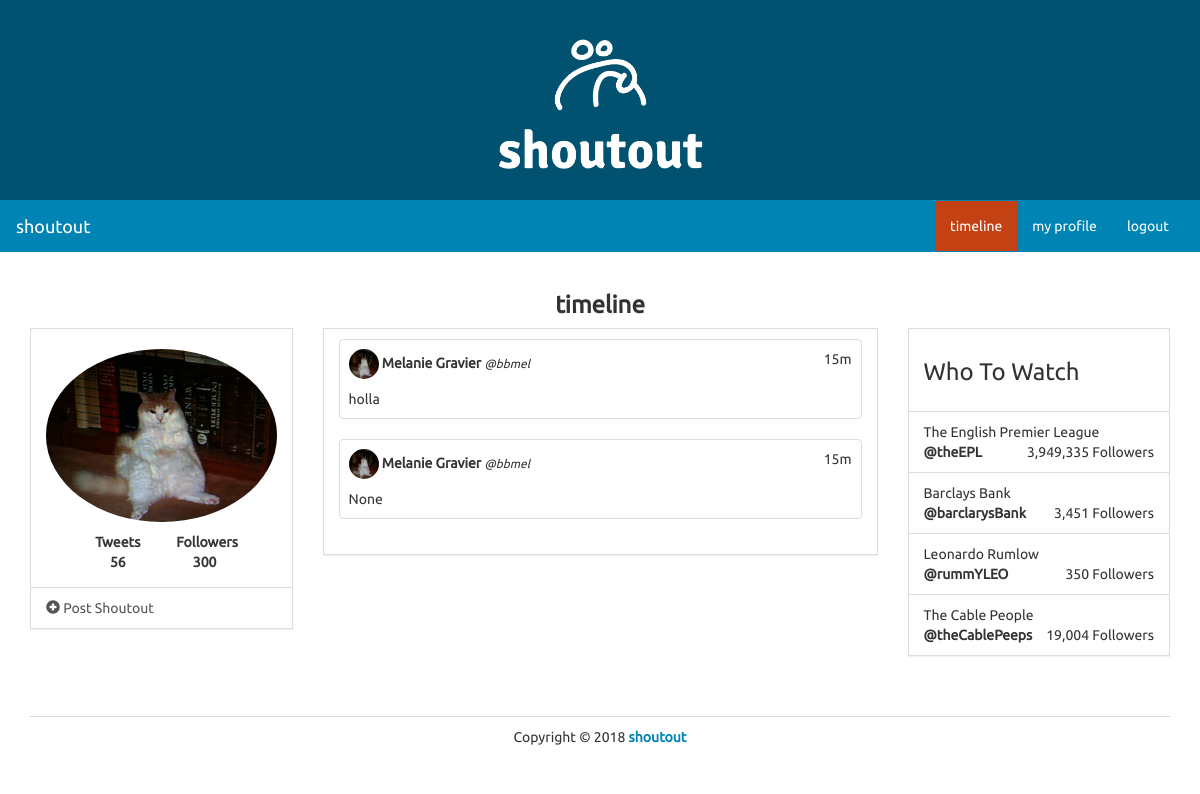
Page /timeline (signed in) on the earlier database version.
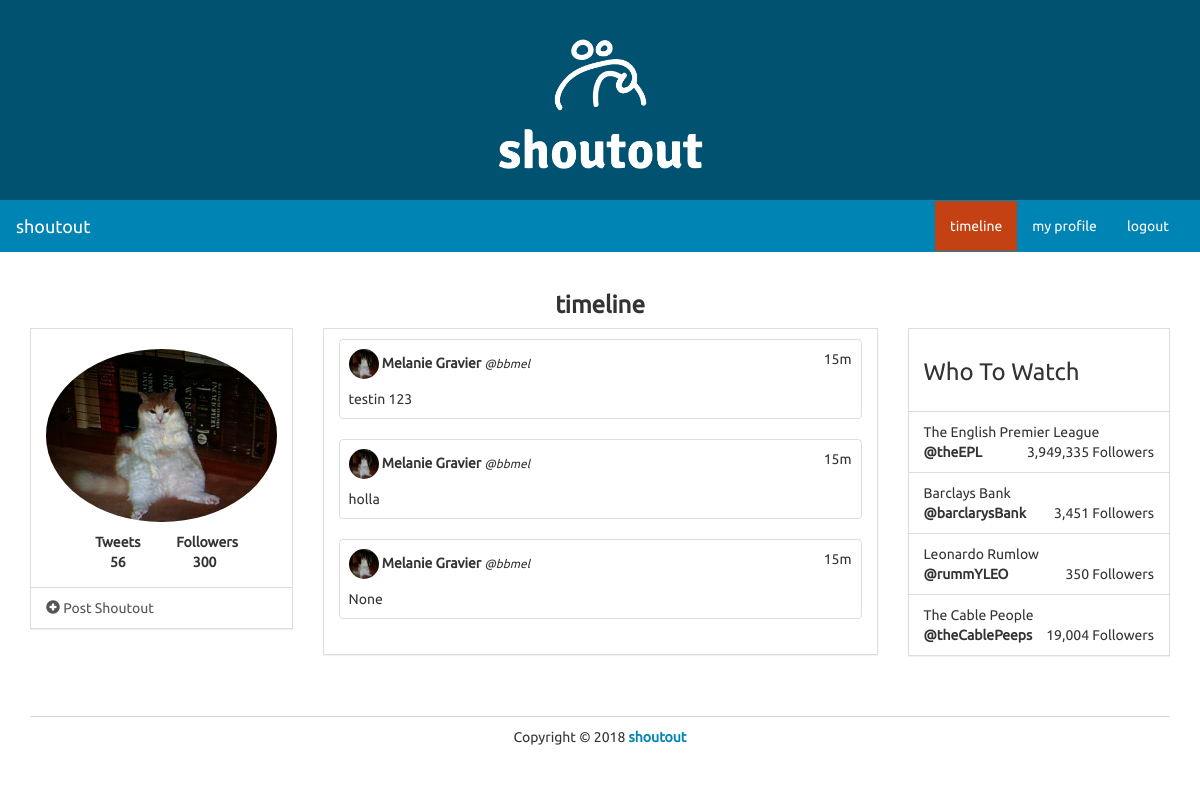
Same page on the later database version.
### app.py (models this page shows)
class User(UserMixin, db.Model):
    id = db.Column(db.Integer, primary_key=True)
    name = db.Column(db.String(100))
    username = db.Column(db.String(30))
    image = db.Column(db.String(100))
    password = db.Column(db.String(50))
    join_date = db.Column(db.DateTime)
    shoutous = db.relationship('Shoutout', backref='user', lazy='dynamic')

class Shoutout(db.Model):
    id = db.Column(db.Integer, primary_key=True)
    user_id = db.Column(db.Integer, db.ForeignKey('user.id'))
    text = db.Column(db.String(200))
    date_created = db.Column(db.DateTime)

### app.py (the view)
@app.route('/timeline')
def timeline():
    form = ShoutoutForm()
    user_id = current_user.id
    shoutouts = Shoutout.query.filter_by(user_id=user_id).order_by(Shoutout.date_created.desc()).all() # order by most recent shoutout
    return render_template('timeline.html', form=form, shoutouts=shoutouts)

### app.py (called while the page is built)
@login_manager.user_loader
def load_user(user_id):
    return User.query.get(int(user_id))

### templates/timeline.html (shortened to what this page needs)
<!DOCTYPE html>
<html lang="en">
	<head>
		<link rel="stylesheet" href="{{ url_for('static', filename='bs/css/united.min.css') }}">
		<link rel="stylesheet" href="{{ url_for('static', filename='css/styles.css') }}">
	</head>
	<body>
		<div class="container-fluid">
			<div class="row" id="banner">
				<div class="title col-lg-12">
					<img src='static/logos/white_logo_transparent.png' alt="logo" width="19%" height="19%">
				</div>
			</div>
		</div>
		<nav class="navbar navbar-default" role="navigation">
			<div class="container-fluid">
				<div class="navbar-header">
					<a class="navbar-brand" href="./">shoutout</a>
				</div>
				<div class="collapse navbar-collapse navbar-ex1-collapse">
					<ul class="nav navbar-nav navbar-right">
						<li class="active"><a href="./timeline.html">timeline</a></li>
						<li class=""><a href="./profile.html">my profile</a></li>
						<li class=""><a href="">logout</a></li>
					</ul>
				</div>
			</div>
		</nav>
		<div class="container">
			<div class="row">
				<div class="col-lg-12">
					<h3 class="text-center bold">timeline</h3>
				</div>
				<div class="col-lg-3">
					<div class="panel panel-default">
						<div class="panel-body">
							<div class="row pad">
								<div class="col-lg-12">
									<img src="{{ current_user.image }}" class="img-responsive img-circle center-block" alt="Image" />
								</div>
							</div>
							<div class="row pad">
								<div class="col-lg-4 col-lg-offset-2 text-center">
									<strong>
										Tweets <br />
										56
									</strong>
								</div>
								<div class="col-lg-4 text-center">
									<strong>
										Followers <br />
										300
									</strong>
								</div>
							</div>
						</div>
						<ul class="list-group">
							<a class="list-group-item" data-toggle="modal" href="#newPost" data-backdrop="static" data-keboard="false">
								<i class="glyphicon glyphicon-plus-sign"></i> Post Shoutout
							</a>
						</ul>
					</div>
				</div>
				<div class="col-lg-6">
					<div class="panel panel-default">
						<div class="panel-body">
							{% for shoutout in shoutouts %}
								<div class="row">
									<div class="col-xs-12 col-sm-12 col-md-12 col-lg-12">
										<div class="thumbnail">
											<div class="caption">
												<div class="row">
													<div class="col-lg-10">
														<img src="{{ shoutout.user.image }}" style="width: 30px; height: 30px;" class="img-circle">
														<strong>{{ shoutout.user.name }}</strong>
														<small><em>@{{ shoutout.user.username }}</em></small>
													</div>
													<div class="col-lg-2 text-right">
														15m
													</div>
												</div>
												<div class="row pad">
													<div class="col-lg-12">
														{{ shoutout.text }}
													</div>
												</div>
											</div>
										</div>
									</div>
								</div>
							{% endfor %}
						</div>
					</div>
				</div>
				<div class="col-lg-3">
					<div class="panel panel-default">
						<div class="panel-body">
							<h3>Who To Watch</h3>
						</div>
						<ul class="list-group">
							<li class="list-group-item">
								The English Premier League
								<div>
									<strong>@theEPL</strong>
									<span class="pull-right">
										3,949,335 Followers
									</span>
								</div>
							</li>
							<li class="list-group-item">
								Barclays Bank
								<div>
									<strong>@barclarysBank</strong>
									<span class="pull-right">
										3,451 Followers
									</span>
								</div>
							</li>
							<li class="list-group-item">
								Leonardo Rumlow
								<div>
									<strong>@rummYLEO</strong>
									<span class="pull-right">
										350 Followers
									</span>
								</div>
							</li>
							<li class="list-group-item">
								The Cable People
								<div>
									<strong>@theCablePeeps</strong>
									<span class="pull-right">
										19,004 Followers
									</span>
								</div>
							</li>
						</ul>
					</div>
				</div>
			</div>
			<footer>
				<div class="row pad">
					<div class="col-lg-12 text-center">
						Copyright &copy; 2018 <strong> <a href="./">shoutout</a></strong>
					</div>
				</div>
			</footer>
		</div>
	</body>
</html>

### static/css/styles.css (style rules this page uses)
body { font-family: Ubuntu, verdana, georgia, serif, sans-serif; }
a, a:hover, a:active, a:focus, a:visited { text-decoration: none; }
.bold { font-weight: bolder !important; }
div.panel, .btn, .navbar { border-radius: 0; }
footer { margin-top: 40px; margin-bottom: 20px; }
.pad { margin-top: 10px !important; }
div.panel-body { padding-top: 10px; }
body > nav { border-radius: 0 !important; }
div.thumbnail { padding: 0; }
footer { border-top: 1px solid rgba(44, 62, 80, .2); }
#banner { height: 200px; background-color: #015270; text-align: center; padding: 10px; padding-top: 20px; }

Differences in the rows shown:
added Shoutout: user.image (picture), user.name "Melanie Gravier", user.username "bbmel", text "testin 123"
